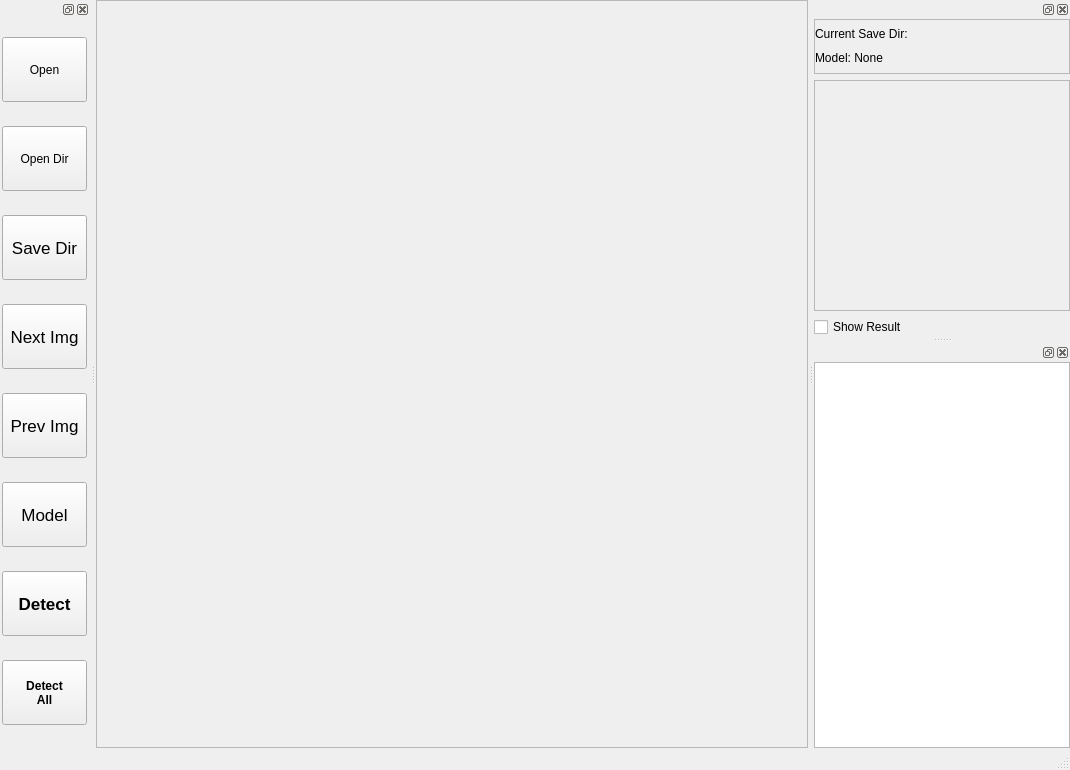
<?xml version="1.0" encoding="UTF-8"?>
<ui version="4.0">
 <class>MainWindow</class>
 <widget class="QMainWindow" name="MainWindow">
  <property name="geometry">
   <rect>
    <x>0</x>
    <y>0</y>
    <width>1070</width>
    <height>770</height>
   </rect>
  </property>
  <property name="windowTitle">
   <string>MainWindow</string>
  </property>
  <widget class="QWidget" name="centralwidget">
   <layout class="QGridLayout" name="gridLayout_2">
    <property name="leftMargin">
     <number>0</number>
    </property>
    <property name="topMargin">
     <number>0</number>
    </property>
    <property name="rightMargin">
     <number>0</number>
    </property>
    <property name="bottomMargin">
     <number>0</number>
    </property>
    <item row="0" column="0">
     <widget class="QScrollArea" name="Photo">
      <property name="widgetResizable">
       <bool>true</bool>
      </property>
      <widget class="QWidget" name="photoArea">
       <property name="geometry">
        <rect>
         <x>0</x>
         <y>0</y>
         <width>720</width>
         <height>747</height>
        </rect>
       </property>
       <layout class="QGridLayout" name="gridLayout_3">
        <item row="0" column="0">
         <widget class="QLabel" name="photo">
          <property name="sizePolicy">
           <sizepolicy hsizetype="Maximum" vsizetype="Maximum">
            <horstretch>0</horstretch>
            <verstretch>0</verstretch>
           </sizepolicy>
          </property>
          <property name="minimumSize">
           <size>
            <width>0</width>
            <height>0</height>
           </size>
          </property>
          <property name="font">
           <font>
            <pointsize>36</pointsize>
           </font>
          </property>
          <property name="text">
           <string/>
          </property>
          <property name="scaledContents">
           <bool>false</bool>
          </property>
          <property name="alignment">
           <set>Qt::AlignCenter</set>
          </property>
         </widget>
        </item>
       </layout>
      </widget>
     </widget>
    </item>
   </layout>
  </widget>
  <widget class="QDockWidget" name="Result">
   <attribute name="dockWidgetArea">
    <number>2</number>
   </attribute>
   <widget class="QWidget" name="resultDock">
    <property name="minimumSize">
     <size>
      <width>200</width>
      <height>0</height>
     </size>
    </property>
    <layout class="QVBoxLayout" name="verticalLayout_4">
     <property name="leftMargin">
      <number>0</number>
     </property>
     <property name="topMargin">
      <number>0</number>
     </property>
     <property name="rightMargin">
      <number>0</number>
     </property>
     <property name="bottomMargin">
      <number>0</number>
     </property>
     <item>
      <widget class="QScrollArea" name="SAVEDIR">
       <property name="maximumSize">
        <size>
         <width>16777215</width>
         <height>55</height>
        </size>
       </property>
       <property name="widgetResizable">
        <bool>true</bool>
       </property>
       <widget class="QWidget" name="saveDirArea">
        <property name="geometry">
         <rect>
          <x>0</x>
          <y>0</y>
          <width>243</width>
          <height>53</height>
         </rect>
        </property>
        <property name="maximumSize">
         <size>
          <width>16777215</width>
          <height>16777215</height>
         </size>
        </property>
        <layout class="QVBoxLayout" name="verticalLayout_3">
         <property name="spacing">
          <number>0</number>
         </property>
         <property name="leftMargin">
          <number>0</number>
         </property>
         <property name="topMargin">
          <number>0</number>
         </property>
         <property name="rightMargin">
          <number>0</number>
         </property>
         <property name="bottomMargin">
          <number>0</number>
         </property>
         <item>
          <widget class="QLabel" name="saveDirLabel">
           <property name="minimumSize">
            <size>
             <width>0</width>
             <height>0</height>
            </size>
           </property>
           <property name="maximumSize">
            <size>
             <width>16777215</width>
             <height>20</height>
            </size>
           </property>
           <property name="text">
            <string>Current Save Dir: </string>
           </property>
           <property name="alignment">
            <set>Qt::AlignLeading|Qt::AlignLeft|Qt::AlignVCenter</set>
           </property>
          </widget>
         </item>
         <item>
          <widget class="QLabel" name="modelLabel">
           <property name="maximumSize">
            <size>
             <width>16777215</width>
             <height>20</height>
            </size>
           </property>
           <property name="text">
            <string>Model: None</string>
           </property>
          </widget>
         </item>
        </layout>
       </widget>
      </widget>
     </item>
     <item>
      <widget class="QScrollArea" name="RESULT">
       <property name="widgetResizable">
        <bool>true</bool>
       </property>
       <widget class="QWidget" name="resultArea">
        <property name="geometry">
         <rect>
          <x>0</x>
          <y>0</y>
          <width>243</width>
          <height>224</height>
         </rect>
        </property>
        <layout class="QVBoxLayout" name="verticalLayout_2">
         <property name="leftMargin">
          <number>0</number>
         </property>
         <property name="topMargin">
          <number>0</number>
         </property>
         <property name="rightMargin">
          <number>0</number>
         </property>
         <property name="bottomMargin">
          <number>0</number>
         </property>
         <item>
          <widget class="QLabel" name="result">
           <property name="text">
            <string/>
           </property>
           <property name="alignment">
            <set>Qt::AlignLeading|Qt::AlignLeft|Qt::AlignTop</set>
           </property>
          </widget>
         </item>
        </layout>
       </widget>
      </widget>
     </item>
     <item>
      <widget class="QCheckBox" name="showResult">
       <property name="text">
        <string>Show Result</string>
       </property>
      </widget>
     </item>
    </layout>
   </widget>
  </widget>
  <widget class="QDockWidget" name="FileList">
   <attribute name="dockWidgetArea">
    <number>2</number>
   </attribute>
   <widget class="QWidget" name="fileDock">
    <property name="minimumSize">
     <size>
      <width>200</width>
      <height>0</height>
     </size>
    </property>
    <layout class="QVBoxLayout" name="verticalLayout">
     <property name="leftMargin">
      <number>0</number>
     </property>
     <property name="topMargin">
      <number>0</number>
     </property>
     <property name="rightMargin">
      <number>0</number>
     </property>
     <property name="bottomMargin">
      <number>0</number>
     </property>
     <item>
      <widget class="QListWidget" name="fileList"/>
     </item>
    </layout>
   </widget>
  </widget>
  <widget class="QStatusBar" name="statusbar"/>
  <widget class="QDockWidget" name="ToolBar_2">
   <attribute name="dockWidgetArea">
    <number>1</number>
   </attribute>
   <widget class="QWidget" name="toolBar">
    <property name="minimumSize">
     <size>
      <width>90</width>
      <height>0</height>
     </size>
    </property>
    <property name="maximumSize">
     <size>
      <width>91</width>
      <height>16777215</height>
     </size>
    </property>
    <layout class="QGridLayout" name="gridLayout">
     <property name="leftMargin">
      <number>0</number>
     </property>
     <property name="topMargin">
      <number>0</number>
     </property>
     <property name="rightMargin">
      <number>0</number>
     </property>
     <property name="bottomMargin">
      <number>0</number>
     </property>
     <item row="0" column="0">
      <widget class="QPushButton" name="Open">
       <property name="sizePolicy">
        <sizepolicy hsizetype="Fixed" vsizetype="Fixed">
         <horstretch>0</horstretch>
         <verstretch>0</verstretch>
        </sizepolicy>
       </property>
       <property name="minimumSize">
        <size>
         <width>85</width>
         <height>65</height>
        </size>
       </property>
       <property name="toolTip">
        <string/>
       </property>
       <property name="text">
        <string>Open</string>
       </property>
       <property name="shortcut">
        <string>Ctrl+O</string>
       </property>
      </widget>
     </item>
     <item row="1" column="0">
      <widget class="QPushButton" name="OpenDir">
       <property name="minimumSize">
        <size>
         <width>85</width>
         <height>65</height>
        </size>
       </property>
       <property name="maximumSize">
        <size>
         <width>85</width>
         <height>16777215</height>
        </size>
       </property>
       <property name="text">
        <string>Open Dir</string>
       </property>
       <property name="shortcut">
        <string>Ctrl+Shift+O</string>
       </property>
      </widget>
     </item>
     <item row="2" column="0">
      <widget class="QPushButton" name="SaveDir">
       <property name="minimumSize">
        <size>
         <width>85</width>
         <height>65</height>
        </size>
       </property>
       <property name="maximumSize">
        <size>
         <width>85</width>
         <height>16777215</height>
        </size>
       </property>
       <property name="font">
        <font>
         <pointsize>13</pointsize>
        </font>
       </property>
       <property name="text">
        <string>Save Dir</string>
       </property>
       <property name="shortcut">
        <string>Ctrl+S</string>
       </property>
      </widget>
     </item>
     <item row="3" column="0">
      <widget class="QPushButton" name="NextImg">
       <property name="minimumSize">
        <size>
         <width>85</width>
         <height>65</height>
        </size>
       </property>
       <property name="maximumSize">
        <size>
         <width>85</width>
         <height>16777215</height>
        </size>
       </property>
       <property name="font">
        <font>
         <pointsize>13</pointsize>
        </font>
       </property>
       <property name="text">
        <string>Next Img</string>
       </property>
       <property name="shortcut">
        <string>Right</string>
       </property>
      </widget>
     </item>
     <item row="4" column="0">
      <widget class="QPushButton" name="PrevImg">
       <property name="minimumSize">
        <size>
         <width>85</width>
         <height>65</height>
        </size>
       </property>
       <property name="maximumSize">
        <size>
         <width>85</width>
         <height>16777215</height>
        </size>
       </property>
       <property name="font">
        <font>
         <pointsize>13</pointsize>
        </font>
       </property>
       <property name="text">
        <string>Prev Img</string>
       </property>
       <property name="shortcut">
        <string>Left</string>
       </property>
      </widget>
     </item>
     <item row="5" column="0">
      <widget class="QPushButton" name="SetAPI">
       <property name="minimumSize">
        <size>
         <width>85</width>
         <height>65</height>
        </size>
       </property>
       <property name="maximumSize">
        <size>
         <width>85</width>
         <height>16777215</height>
        </size>
       </property>
       <property name="font">
        <font>
         <pointsize>13</pointsize>
        </font>
       </property>
       <property name="text">
        <string>Model</string>
       </property>
       <property name="shortcut">
        <string>Ctrl+A</string>
       </property>
      </widget>
     </item>
     <item row="6" column="0">
      <widget class="QPushButton" name="Count">
       <property name="minimumSize">
        <size>
         <width>85</width>
         <height>65</height>
        </size>
       </property>
       <property name="maximumSize">
        <size>
         <width>85</width>
         <height>16777215</height>
        </size>
       </property>
       <property name="font">
        <font>
         <pointsize>13</pointsize>
         <weight>75</weight>
         <bold>true</bold>
        </font>
       </property>
       <property name="text">
        <string>Detect</string>
       </property>
       <property name="shortcut">
        <string>Ctrl+Return</string>
       </property>
      </widget>
     </item>
     <item row="7" column="0">
      <widget class="QPushButton" name="CountAll">
       <property name="minimumSize">
        <size>
         <width>85</width>
         <height>65</height>
        </size>
       </property>
       <property name="maximumSize">
        <size>
         <width>85</width>
         <height>16777215</height>
        </size>
       </property>
       <property name="font">
        <font>
         <weight>75</weight>
         <bold>true</bold>
        </font>
       </property>
       <property name="text">
        <string>Detect 
All</string>
       </property>
      </widget>
     </item>
    </layout>
   </widget>
  </widget>
 </widget>
 <resources/>
 <connections/>
</ui>
